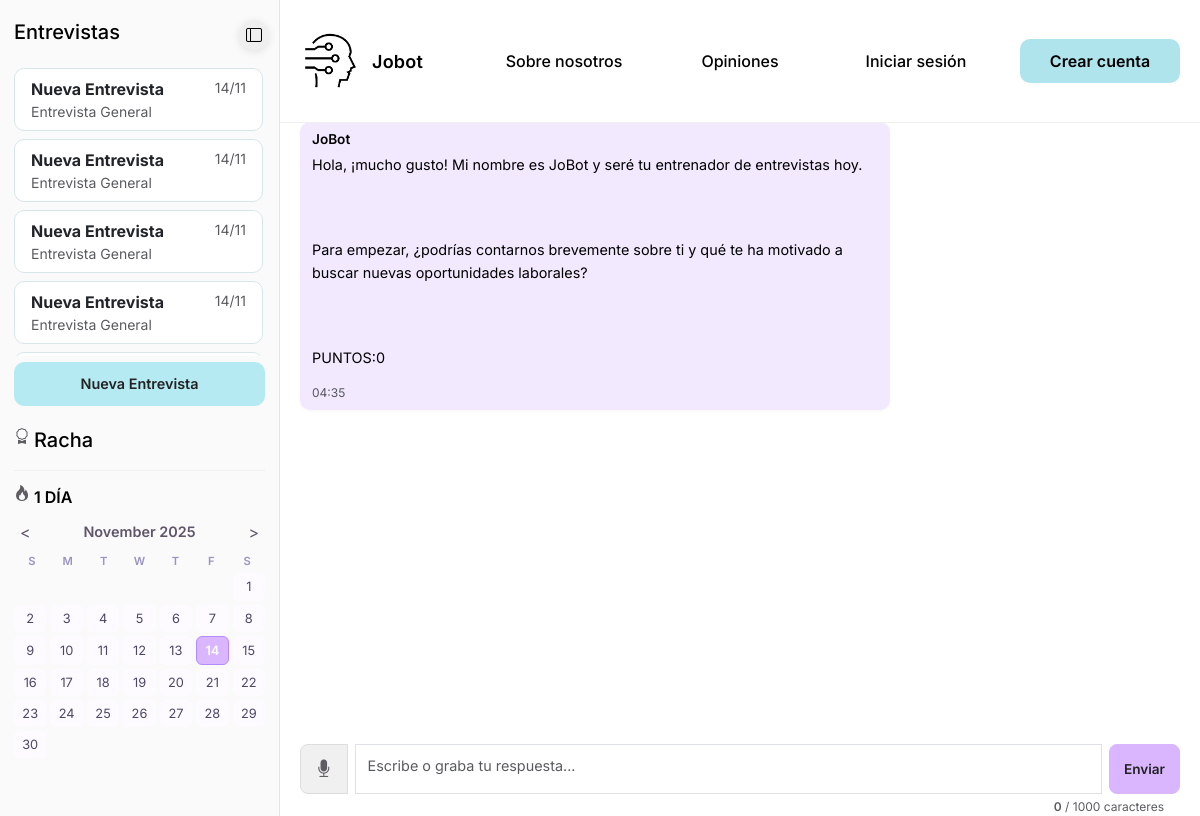
The page /interview/3/ (signed in) on the database its author committed.
### interview_mode/models.py (models this page shows, shortened)
class InterviewSession(models.Model):
    INTERVIEW_TYPES = [
        ('technical', 'Entrevista Técnica'),
        ('behavioral', 'Entrevista Conductual'),
        ('general', 'Entrevista General'),
        ('leadership', 'Liderazgo'),
        ('sales', 'Ventas'),
        ('customer_service', 'Atención al Cliente'),
    ]
    DURATION_CHOICES = [
        ('quick', 'Rápida (10 min)'),
        ('standard', 'Estándar (20 min)'),
        ('extended', 'Extendida (30 min)'),
        ('unlimited', 'Sin límite'),
    ]
    DIFFICULTY_CHOICES = [
        ('beginner', 'Principiante'),
        ('intermediate', 'Intermedio'),
        ('advanced', 'Avanzado'),
    ]
    FOCUS_AREAS = [
        ('communication', 'Comunicación'),
        ('problem_solving', 'Resolución de Problemas'),
        ('teamwork', 'Trabajo en Equipo'),
        ('adaptability', 'Adaptabilidad'),
        ('time_management', 'Gestión del Tiempo'),
        ('conflict_resolution', 'Resolución de Conflictos'),
    ]
    user = models.ForeignKey(settings.AUTH_USER_MODEL, on_delete=models.CASCADE)
    interview_type = models.CharField(max_length=20, choices=INTERVIEW_TYPES, default='general')
    title = models.CharField(max_length=200, default='Nueva Entrevista')
    duration = models.CharField(max_length=20, choices=DURATION_CHOICES, default='standard')
    difficulty = models.CharField(max_length=20, choices=DIFFICULTY_CHOICES, default='beginner')
    focus_area = models.CharField(max_length=30, choices=FOCUS_AREAS, default='communication')
    position_level = models.CharField(max_length=100, blank=True, help_text='Ej: Junior Developer, Senior Manager')
    total_points = models.IntegerField(default=0)
    current_level = models.CharField(max_length=20, default='beginner')
    created_at = models.DateTimeField(auto_now_add=True)
    updated_at = models.DateTimeField(auto_now=True)
    is_active = models.BooleanField(default=True)
    def get_level_info(self):
        levels = [
            {'level': 1, 'name': 'Novato', 'min': 0, 'max': 30},
            {'level': 2, 'name': 'Aprendiz', 'min': 30, 'max': 70},
            {'level': 3, 'name': 'Practicante', 'min': 70, 'max': 120},
            {'level': 4, 'name': 'Competente', 'min': 120, 'max': 180},
            {'level': 5, 'name': 'Experimentado', 'min': 180, 'max': 250},
            {'level': 6, 'name': 'Profesional', 'min': 250, 'max': 330},
            {'level': 7, 'name': 'Experto', 'min': 330, 'max': 420},
            {'level': 8, 'name': 'Maestro', 'min': 420, 'max': 520},
            {'level': 9, 'name': 'Elite', 'min': 520, 'max': 630},
            {'level': 10, 'name': 'Leyenda', 'min': 630, 'max': None},
        ]
        for level_data in levels:
            if level_data['max'] is None:
                return {
                    'level': level_data['level'],
                    'name': level_data['name'],
                    'next': None,
                    'progress': 100
                }
            elif self.total_points < level_data['max']:
                progress = ((self.total_points - level_data['min']) / (level_data['max'] - level_data['min'])) * 100
                return {
                    'level': level_data['level'],
                    'name': level_data['name'],
                    'next': level_data['max'],
                    'progress': int(progress)
                }
        return {'level': 10, 'name': 'Leyenda', 'next': None, 'progress': 100}
    class Meta:
        ordering = ['-updated_at']

class Message(models.Model):
    SENDER_CHOICES = [
        ('user', 'Usuario'),
        ('bot', 'JoBot'),
    ]
    session = models.ForeignKey(InterviewSession, on_delete=models.CASCADE, related_name='messages')
    sender = models.CharField(max_length=10, choices=SENDER_CHOICES)
    content = models.TextField()
    timestamp = models.DateTimeField(auto_now_add=True)
    class Meta:
        ordering = ['timestamp']
    def __str__(self):
        return f"{self.sender}: {self.content[:50]}..."

### interview_mode/views.py (the view, shortened to what this page needs)
# urls.py: path('', views.interview, name='interview'),
@login_required
def interview(request, session_id=None):
    if session_id:
        session = get_object_or_404(InterviewSession, id=session_id, user=request.user)
        messages = session.messages.all()
    user_sessions = InterviewSession.objects.filter(user=request.user).order_by('-updated_at')[:5]
    level_info = session.get_level_info()
    streak, created = UserStreak.objects.get_or_create(user=request.user)
    import json
    practice_dates_json = json.dumps(streak.practice_dates)
    context = {
        'session': session,
        'messages': messages,
        'user_sessions': user_sessions,
        'total_points': session.total_points,
        'current_level': level_info['level'],
        'level_name': level_info['name'],
        'next_level_points': level_info['next'],
        'progress': level_info['progress'],
        'current_streak': streak.current_streak,
        'practice_dates': practice_dates_json,
    }
    return render(request, 'interview.html', context)

### interview_mode/templates/interview.html (shortened to what this page needs)
{% extends 'base.html' %}
{% load static %}
{% block extra_css %}
<link rel="stylesheet" href="https://cdn.jsdelivr.net/npm/bootstrap-icons@1.11.1/font/bootstrap-icons.css">
<link rel="stylesheet" href="{% static 'css/interview.css' %}">
{% endblock %}
{% block content %}
<aside id="sidebar" class="sidebar-interview">
    <button class="sidebar-toggle" id="sidebar-toggle" aria-label="Alternar barra lateral">
        <i class="bi bi-layout-sidebar"></i>
    </button>
    <section class="nivel">
        <div class="titulo d-flex justify-content-start gap-1">
            <h5 class="sidebar-text">Entrevistas</h5>
        </div>
        <div class="overflow-auto lista-entrevistas mt-3">
            <ul class="list-group mb-4">
                {% for user_session in user_sessions %}
                <li class="list-group-item interview-session {% if user_session.id == session.id %}active{% endif %}"
                    data-session-id="{{ user_session.id }}">
                    <div class="d-flex justify-content-between align-items-start">
                        <div>
                            <strong>{{ user_session.title }}</strong>
                            <br><small class="text-muted">{{ user_session.get_interview_type_display }}</small>
                        </div>
                        <small class="text-muted">{{ user_session.updated_at|date:"d/m" }}</small>
                    </div>
                </li>
                {% endfor %}
            </ul>
        </div>
        <div class="boton">
            <button class="btn btn-info btn-lg w-100" data-bs-toggle="modal" data-bs-target="#newInterviewModal">
                Nueva Entrevista
            </button>
        </div>
    </section>
    <section class="racha">
        <div class="titulo d-flex justify-content-start gap-1">
            <i class="bi bi-award"></i>
            <h5 class="sidebar-text">Racha</h5>
        </div>
        <hr class="hr-titulo">
        <div class="racha-dias d-flex gap-1 text-center">
            <i class="bi bi-fire"></i>
            <p class="mb-0 fw-semibold" id="streak-count">{{ current_streak }} DÍA{% if current_streak != 1 %}S{% endif %}</p>
        </div>
        <div id="streak-calendar" class="streak-calendar"></div>
    </section>
</aside>
<article class="main-content">
    <div class="mensajes d-flex flex-column" id="chat-messages">
        {% for message in messages %}
        <div class="message {{ message.sender }}">
            <p class="fw-semibold mb-1">
                {% if message.sender == 'bot' %}JoBot{% else %}Tú{% endif %}
            </p>
            <div class="message-content">{{ message.content|safe|linebreaks }}</div>
            <small class="text-muted">{{ message.timestamp|date:"H:i" }}</small>
        </div>
        {% endfor %}
    </div>
    <div class="chat-input">
        <div class="input-group">
            <button class="btn btn-voice" id="voice-button" type="button" title="Grabar voz">
                <i class="bi bi-mic-fill"></i>
            </button>
            <textarea id="message-input" class="form-control" placeholder="Escribe o graba tu respuesta..." maxlength="1000" rows="2"></textarea>
            <button class="btn btn-primary" id="send-button" type="button">Enviar</button>
        </div>
        <div class="char-counter">
            <small class="text-muted">
                <span id="char-count">0</span> / 1000 caracteres
            </small>
        </div>
    </div>
</article>
{% endblock %}

### jobot/static/css/base.css (style rules this page uses)
:root { --background: #FFFFFF; --text: #000000; --btn-bg-1: #AFE4ED; --btn-bg-2: #AFEDE3; --text-2: #828282; --btn-hover-bg: #D3D3D3; }
body { background: var(--background); color: var(--text); font-family: 'Inter', system-ui, -apple-system, Segoe UI, Roboto, Arial, sans-serif; }

### interview_mode/static/css/interview.css (style rules this page uses)
html, body { height: 100%; overflow: hidden; }
.hr-titulo { border: none; border-top: 1px solid #d3d3d3; margin: 10px 0 14px; }
.lista-entrevistas, .overflow-auto { max-height: 36vh; overflow-y: auto; padding-right: 2px; }
.list-group-item.interview-session { border: 1px solid #d7e6e9; border-radius: 10px; background: #FFF; margin-bottom: 8px; transition: background .15s ease, box-shadow .15s ease; }
.boton { position: sticky; bottom: 12px; background: inherit; padding-top: 6px; }
.boton .btn, .btn.btn-info { background: #b6eaf3 !important; border-color: #b6eaf3 !important; color: #222 !important; font-weight: 600; border-radius: 10px; padding: 10px 8px; font-size: 0.9rem; }
.racha { margin-top: 22px; }
#streak-calendar { font-size: 13px; margin-top: 6px; }
.mensajes { flex: 1; overflow-y: auto; padding-right: 6px; margin-bottom: 10px; }
.message { max-width: 75ch; border-radius: 12px; padding: 10px 14px; margin: 8px 0; box-shadow: 0 1px 3px rgba(0,0,0,.04); }
.message.bot { background: #F2E9FF; }
.chat-input .input-group { position: sticky; bottom: 0; gap: 8px; background: #fff; padding-top: 8px; }
.chat-input .form-control { height: 42px; border-radius: 8px; font-size: 0.95rem; }
.chat-input .btn.btn-primary, #send-button.btn.btn-primary { background: #D9B6FF; border-color: #D9B6FF; color: #222; font-weight: 600; border-radius: 8px; padding: 10px 16px; }
.bi-chat-dots, .bi-award, .bi-fire { color: #5f5c63; }
.message { max-width: 65ch; font-size: 0.9rem; line-height: 1.4; padding: 8px 12px; margin: 6px 0; border-radius: 10px; }
.message .fw-semibold { font-size: 0.85rem; }
.message small { font-size: 0.75rem; color: #9a96b0; }
.mensajes { font-size: 0.9rem; }
.chat-input .form-control { font-size: 0.9rem; height: 38px; }
#send-button.btn.btn-primary { font-size: 0.85rem; padding: 8px 14px; border-radius: 8px; }
#streak-calendar { margin-top: 10px; font-family: 'Inter', sans-serif; text-align: center; }
.message-content { line-height: 1.6; white-space: pre-wrap; }
.chat-input { position: sticky; bottom: 0; background: #fff; padding-top: 8px; margin: 0 20px; }
.chat-input textarea { resize: none; min-height: 50px; max-height: 120px; border-radius: 8px; font-size: 0.9rem; padding: 10px 12px; }
.char-counter { text-align: right; padding: 4px 8px 0 0; }
.char-counter small { font-size: 0.75rem; }
#char-count { font-weight: 600; transition: color 0.3s ease; }
#streak-count { transition: all 0.3s ease; display: inline-block; }
.btn-voice { background: #f0f0f0; border: 1px solid #ddd; color: #5f5c63; padding: 10px 14px; border-radius: 8px; transition: all 0.3s ease; }
.btn-voice i { font-size: 1.1rem; }
html, body { height: 100%; margin: 0; overflow: hidden; }
.sidebar-interview { position: fixed; left: 0; top: 0; bottom: 0; width: 280px; background: #FAFAFA; border-right: 1px solid #EADFF8; padding: 20px 14px; overflow-y: auto; z-index: 1000; transition: width 0.3s ease, transform 0.3s ease; }
.sidebar-toggle { position: absolute; top: 20px; right: 10px; width: 30px; height: 30px; border: none; border-radius: 50%; display: flex; align-items: center; justify-content: center; cursor: pointer; z-index: 1001; box-shadow: 0 2px 8px rgba(0,0,0,0.1); }
.main-content { margin-left: 280px; height: 100vh; padding-top: 80px; display: flex; flex-direction: column; transition: margin-left 0.3s ease; }
.mensajes { flex: 1; overflow-y: auto; padding: 20px; margin-bottom: 10px; }
.main-content { zoom: 1; transform: scale(1); }
.mensajes { zoom: 1; }

### rows shown on the page
InterviewSession: title "Nueva Entrevista", interview_type "Entrevista General", updated_at "14/11"
InterviewSession: title "Nueva Entrevista", interview_type "Entrevista General", updated_at "14/11"
InterviewSession: title "Nueva Entrevista", interview_type "Entrevista General", updated_at "14/11"
InterviewSession: title "Nueva Entrevista", interview_type "Entrevista General", updated_at "14/11"
Message: sender "JoBot", content "Hola, ¡mucho gusto! Mi nombre es JoBot y seré tu entrenador de entrevistas hoy. Para empezar, ¿podrías contarnos brevemente sobre ti y qué te ha motivado a buscar nuevas oportunidades laborales? PUNTOS:0", timestamp "04:35"

### other values the page prints
{{ current_streak }} "1"
